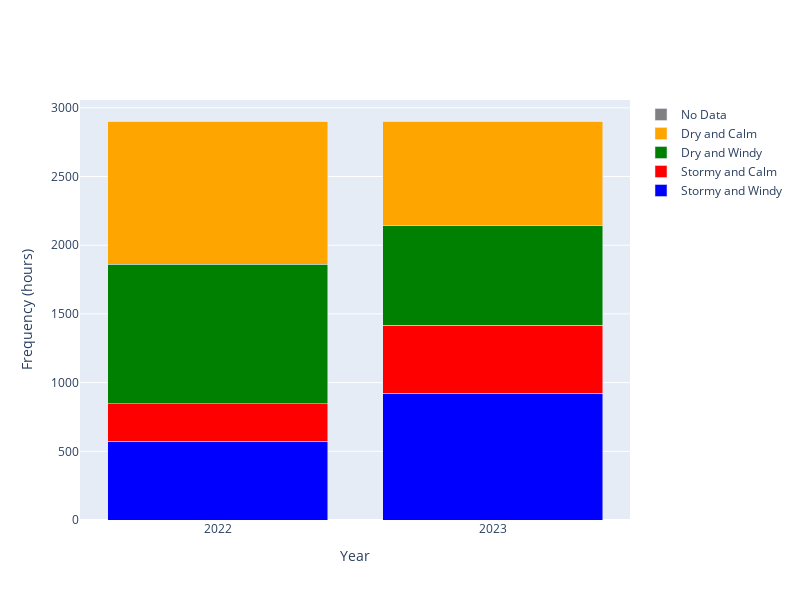

Notebook code for this chart:
### Code cell
# make two stacked bar plots with the number of hours in each category for each year
fig = go.Figure()

fig.add_trace(go.Bar(x=[2022], y=[stormy_sublimation_22.shape[0]], offsetgroup=0, name='Stormy and Windy', marker_color='blue'))
fig.add_trace(go.Bar(x=[2022], y=[stormy_calm_sublimation_22.shape[0]], offsetgroup=1, name='Stormy and Calm', marker_color='red', base=stormy_sublimation_22.shape[0]))
fig.add_trace(go.Bar(x=[2022], y=[dry_windy_sublimation_22.shape[0]], offsetgroup=2, name='Dry and Windy', marker_color='green', base=stormy_sublimation_22.shape[0]+stormy_calm_sublimation_22.shape[0]))
fig.add_trace(go.Bar(x=[2022], y=[dry_calm_sublimation_22.shape[0]], offsetgroup=3, name='Dry and Calm', marker_color='orange', base=stormy_sublimation_22.shape[0]+stormy_calm_sublimation_22.shape[0]+dry_windy_sublimation_22.shape[0]))
# fill the remainder up to 2904 as a nan value
fig.add_trace(go.Bar(x=[2022], y=[2904-stormy_sublimation_22.shape[0]-stormy_calm_sublimation_22.shape[0]-dry_windy_sublimation_22.shape[0]-dry_calm_sublimation_22.shape[0]],
                        offsetgroup=4,
                        name='No Data',
                        marker_color='gray',
                        base=stormy_sublimation_22.shape[0]+stormy_calm_sublimation_22.shape[0]+dry_windy_sublimation_22.shape[0]+dry_calm_sublimation_22.shape[0]))

fig.add_trace(go.Bar(x=[2023], y=[stormy_sublimation_23.shape[0]], offsetgroup=0, showlegend=False, marker_color='blue'))
fig.add_trace(go.Bar(x=[2023], y=[stormy_calm_sublimation_23.shape[0]], offsetgroup=1, showlegend=False, marker_color='red', base=stormy_sublimation_23.shape[0]))
fig.add_trace(go.Bar(x=[2023], y=[dry_windy_sublimation_23.shape[0]], offsetgroup=2, showlegend=False, marker_color='green', base=stormy_sublimation_23.shape[0]+stormy_calm_sublimation_23.shape[0]))
fig.add_trace(go.Bar(x=[2023], y=[dry_calm_sublimation_23.shape[0]], offsetgroup=3, showlegend=False, marker_color='orange', base=stormy_sublimation_23.shape[0]+stormy_calm_sublimation_23.shape[0]+dry_windy_sublimation_23.shape[0]))
# fill the remainder up to 2904 as a nan value
fig.add_trace(go.Bar(x=[2023], y=[2904-stormy_sublimation_23.shape[0]-stormy_calm_sublimation_23.shape[0]-dry_windy_sublimation_23.shape[0]-dry_calm_sublimation_23.shape[0]], 
                     offsetgroup=4, 
                     showlegend=False, 
                     marker_color='gray',
                    base=stormy_sublimation_23.shape[0]+stormy_calm_sublimation_23.shape[0]+dry_windy_sublimation_23.shape[0]+dry_calm_sublimation_23.shape[0]))

fig.update_layout(barmode='stack', xaxis_title='Year', 
                  yaxis_title='Frequency (hours)', 
                  showlegend=True,
                  height=600, width=800,)
# make the x axis ticks just the years
fig.update_xaxes(tickvals=[2022,2023])

### Figure 1 — Plotly figure (JSON) as saved in the notebook; plotly's stock layout.template omitted (floating-point values rounded to 4 significant figures)
{"data": [{"marker": {"color": "blue"}, "name": "Stormy and Windy", "offsetgroup": "0", "type": "bar", "x": [2022], "y": [573]}, {"base": 573, "marker": {"color": "red"}, "name": "Stormy and Calm", "offsetgroup": "1", "type": "bar", "x": [2022], "y": [272]}, {"base": 845, "marker": {"color": "green"}, "name": "Dry and Windy", "offsetgroup": "2", "type": "bar", "x": [2022], "y": [1015]}, {"base": 1860, "marker": {"color": "orange"}, "name": "Dry and Calm", "offsetgroup": "3", "type": "bar", "x": [2022], "y": [1044]}, {"base": 2904, "marker": {"color": "gray"}, "name": "No Data", "offsetgroup": "4", "type": "bar", "x": [2022], "y": [0]}, {"marker": {"color": "blue"}, "offsetgroup": "0", "showlegend": false, "type": "bar", "x": [2023], "y": [924]}, {"base": 924, "marker": {"color": "red"}, "offsetgroup": "1", "showlegend": false, "type": "bar", "x": [2023], "y": [492]}, {"base": 1416, "marker": {"color": "green"}, "offsetgroup": "2", "showlegend": false, "type": "bar", "x": [2023], "y": [726]}, {"base": 2142, "marker": {"color": "orange"}, "offsetgroup": "3", "showlegend": false, "type": "bar", "x": [2023], "y": [762]}, {"base": 2904, "marker": {"color": "gray"}, "offsetgroup": "4", "showlegend": false, "type": "bar", "x": [2023], "y": [0]}], "layout": {"barmode": "stack", "height": 600, "showlegend": true, "width": 800, "xaxis": {"tickvals": [2022, 2023], "title": {"text": "Year"}}, "yaxis": {"title": {"text": "Frequency (hours)"}}}}
